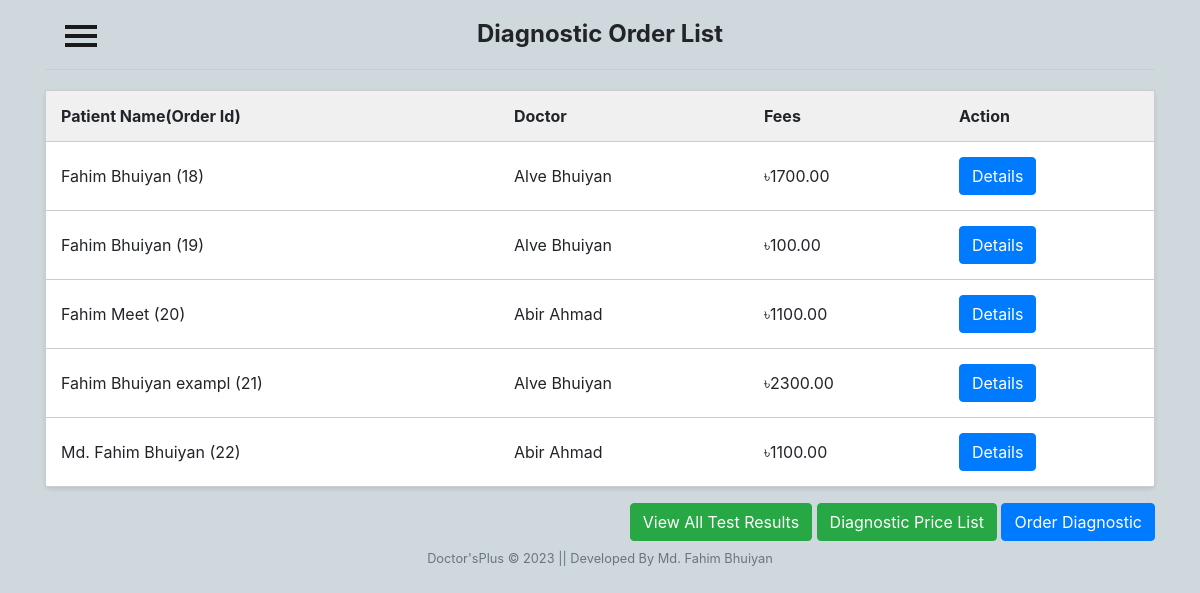
The app's page /patient/diagnostic_details/ (signed in) with its own data.
### patient/models.py (models this page shows, shortened)
class DiagnosticOrder(models.Model):
    GENDER_CHOICES = (
        ('Male', 'Male'),
        ('Female', 'Female'),
        ('Other', 'Other'),
    )
    patient = models.ForeignKey(User, on_delete=models.CASCADE)
    patient_name = models.CharField(max_length=20, null=True)
    patient_age = models.IntegerField(null=True)
    patient_mobile = models.CharField(max_length=20, null=True)
    patient_email = models.EmailField(null=True)
    patient_gender = models.CharField(max_length=6, choices=GENDER_CHOICES, null=True)
    doctor = models.ForeignKey(Doctor, on_delete=models.CASCADE)
    Address = models.CharField(max_length=250)
    additional_tests = models.ManyToManyField(Diagnostic, related_name='additional_orders')
    payment_amount = models.DecimalField(max_digits=8, decimal_places=2)
    payment_status = models.BooleanField(default=True)

### doctor/models.py (models this page shows, shortened)
class Doctor(models.Model):
    user = models.OneToOneField(User, on_delete=models.CASCADE)
    bmdc = models.CharField(max_length=10, null=False, unique=True, default='')
    address = models.CharField(max_length=40, default='')
    mobile = models.CharField(
        max_length=20, null=False, unique=True, default='')
    date_of_birth = models.DateField(null=True, blank=True)
    specialist = models.CharField(max_length=40, default='')
    experience = models.CharField(max_length=2, default='')
    hospital = models.CharField(max_length=40, null=True, blank=True)
    consultation_fee = models.CharField(max_length=40, default='')
    bio = models.CharField(max_length=200, default='')
    gender_choices = (
        ('Male', 'Male'),
        ('Female', 'Female'),
        ('Other', 'Other'),
    )
    gender = models.CharField(
        max_length=6, choices=gender_choices, null=True, blank=True)
    def __str__(self):
        return self.user.first_name + " "+self.user.last_name

### patient/views.py (the view)
# urls.py: path('diagnostic_details/', views.diagnostic_details, name='diagnostic_details'),
def diagnostic_details(request):
    orders = DiagnosticOrder.objects.filter(patient=request.user)
    return render(request, 'diagnostics/diagnostic_details.html', {'orders': orders})

### Templates/diagnostics/diagnostic_details.html (shortened to what this page needs)
{% load static %}
<html lang="en">
<head>
    <link rel="stylesheet" href="{% static 'css/diagnostic_details.css' %}">
</head>
<body>
    {% include "patient/sidenav_bar.html" %}
    <div class="container">
        <h2 class="section-title text-center">Diagnostic Order List</h2>
        <div class="divider"></div>
        <table class="appointment-table">
            <tr>
                <th>Patient Name(Order Id)</th>
                <th>Doctor</th>
                <th>Fees</th>
                <th>Action</th>
            </tr>
            {% for order in orders%}
            <tr>
                <td>{{ order.patient_name }} ({{order.id}})</td>
                <td>{{ order.doctor }}</td>
                <td> ৳{{ order.payment_amount }}</td>
                <td><a href="{% url 'details' order.pk %}" class="btn btn-primary">Details</a></td>
            </tr>
            {% empty %}
            <tr>
                <td colspan="5" class="no-appointments">No Test available.</td>
            </tr>
            {% endfor %}
        </table>
        <div class="buttuon pt-3 text-right">
            <a href="{% url 'test-result-list' %}" class="btn btn-success">View All Test Results</a>
            <a href="{% url 'diagnostic-list' %}" class="btn btn-success">Diagnostic Price List</a>
            <a href="{% url 'diagnostic-order-create' %}" class="btn btn-primary">Order Diagnostic</a>
        </div>
    </div>
    {% include "Home/footer.html" %}
</body>
</html>

### static/CSS/diagnostic_details.css (style rules this page uses)
body { font-family: Arial, sans-serif; margin: 0; padding: 20px; background-color: #f7f7f7; }
.container { max-width: 600px; margin: 0 auto; }
.appointment-table { width: 100%; border-collapse: collapse; background-color: #fff; border: 1px solid #ccc; border-radius: 5px; box-shadow: 0 2px 4px rgba(0, 0, 0, 0.1); }
.appointment-table th, .appointment-table td { padding: 15px; text-align: left; border-bottom: 1px solid #ccc; }
.appointment-table th { background-color: #f0f0f0; }
.appointment-table tr:last-child td { border-bottom: none; }
.section-title { font-size: 24px; font-weight: bold; margin-bottom: 10px; }
.divider { border-top: 1px solid #ccc; margin: 20px 0; }

### static/CSS/patientnav.css (style rules this page uses)
body { position: relative; overflow-x: hidden; background-color: #cfd8dc; }
body, html { height: 100%; }

### records on screen
DiagnosticOrder: patient_name "Fahim Bhuiyan", id "18", doctor "Alve Bhuiyan", payment_amount "1700.00"
DiagnosticOrder: patient_name "Fahim Bhuiyan", id "19", doctor "Alve Bhuiyan", payment_amount "100.00"
DiagnosticOrder: patient_name "Fahim Meet", id "20", doctor "Abir Ahmad", payment_amount "1100.00"
DiagnosticOrder: patient_name "Fahim Bhuiyan exampl", id "21", doctor "Alve Bhuiyan", payment_amount "2300.00"
DiagnosticOrder: patient_name "Md. Fahim Bhuiyan", id "22", doctor "Abir Ahmad", payment_amount "1100.00"
